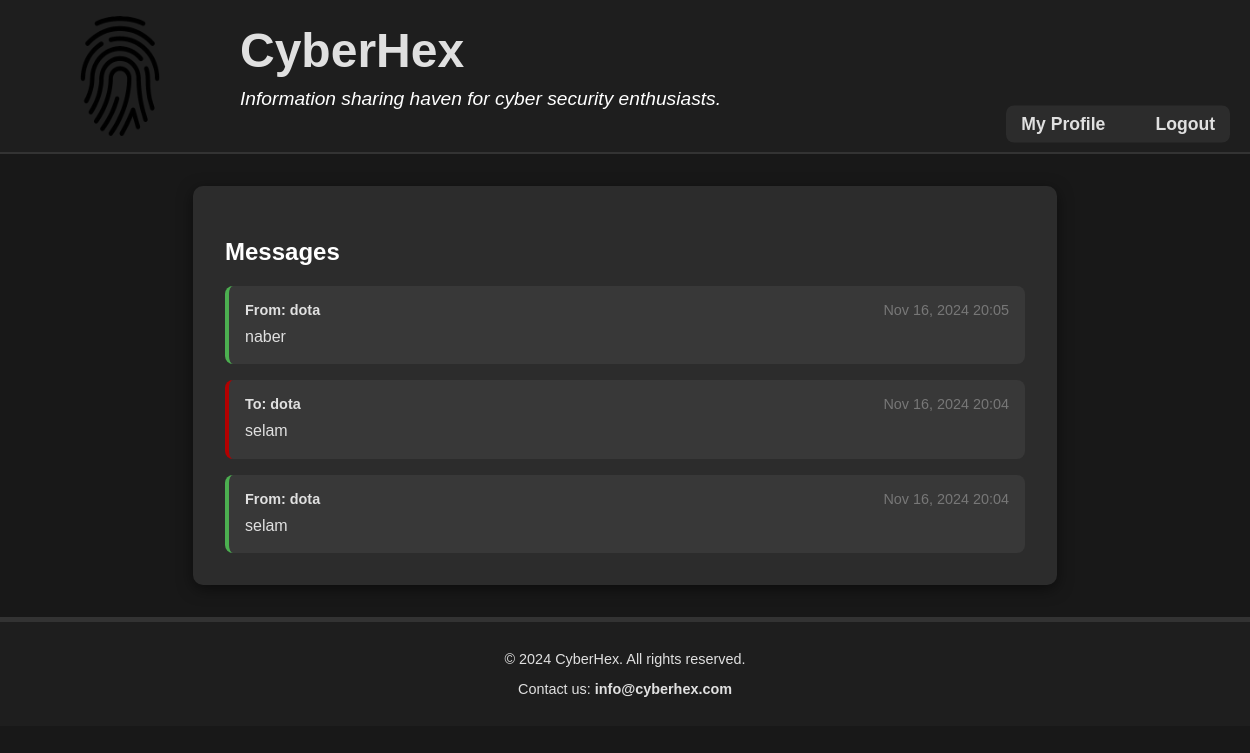
The app's page /messages/ (signed in) with its own data.
### private_messages/models.py (models this page shows, shortened)
class Message(models.Model):
    sender = models.ForeignKey(User, related_name="sent_messages", on_delete=models.CASCADE)
    receiver = models.ForeignKey(User, related_name="received_messages", on_delete=models.CASCADE)
    content = models.TextField()
    timestamp = models.DateTimeField(auto_now_add=True)
    read = models.BooleanField(default=False)

### user_accounts/models.py (models this page shows)
class User(AbstractUser):
    pass

### private_messages/views.py (the view)
# urls.py: path('', views.inbox, name='inbox'),
@login_required(login_url='login')
def inbox(request):
    messages = Message.objects.filter(
        Q(sender=request.user) | Q(receiver=request.user)
    ).order_by('-timestamp')
    return render(request, 'private_messages/inbox.html', {
        'messages': messages,
        'user': request.user
    })

### private_messages/templates/private_messages/inbox.html
{% extends 'layout.html' %}
{% block content %}
<section class="messages-container">
    <div class="messages-card">
        <div class="sent-messages-section">
            <h2>Messages</h2>
        </div>
        {% if messages %}
            <div class="messages-list">
                {% for message in messages %}
                    <div class="message-item {% if message.sender == user %}sent{% else %}received{% endif %}">
                        <div class="message-header">
                            {% if message.sender == user %}
                                <span class="message-to">To: {{ message.receiver.username }}</span>
                            {% else %}
                                <span class="message-from">From: {{ message.sender.username }}</span>
                            {% endif %}
                            <span class="message-time">{{ message.timestamp|date:"M d, Y H:i" }}</span>
                        </div>
                        <div class="message-content">
                            {{ message.content }}
                        </div>
                    </div>
                {% endfor %}
            </div>
        {% else %}
            <div class="no-messages">
                <p>No messages found.</p>
            </div>
        {% endif %}
    </div>
</section>
{% endblock %}

### static/css/style.css (style rules this page uses)
body { font-family: 'Arial', sans-serif; background-color: #181818; color: #e0e0e0; margin: 0; padding: 0; }
.messages-container { display: flex; justify-content: center; padding: 2em ; background-color: #181818; }
.messages-card { background-color: #2c2c2c; color: #fff; padding: 2em; border-radius: 10px; width: 80%; max-width: 800px; box-shadow: 0 4px 15px rgba(0, 0, 0, 0.5); }
.messages-list { display: flex; flex-direction: column; gap: 1em; }
.message-item { background-color: #383838; border-radius: 8px; padding: 1em; transition: transform 0.2s ease; }
.message-item.sent { border-left: 4px solid hwb(0 0% 30%); }
.message-item.received { border-left: 4px solid #4CAF50; }
.message-header { display: flex; justify-content: space-between; margin-bottom: 0.5em; font-size: 0.9em; color: #888; }
.message-from, .message-to { font-weight: bold; color: #e0e0e0; }
.message-time { color: #777; }
.message-content { color: #e0e0e0; line-height: 1.4; margin-top: 0.5em; }

### records on screen
Message: sender.username "dota", timestamp "Nov 16, 2024 20:05", content "naber"
Message: receiver.username "dota", timestamp "Nov 16, 2024 20:04", content "selam"
Message: sender.username "dota", timestamp "Nov 16, 2024 20:04", content "selam"
